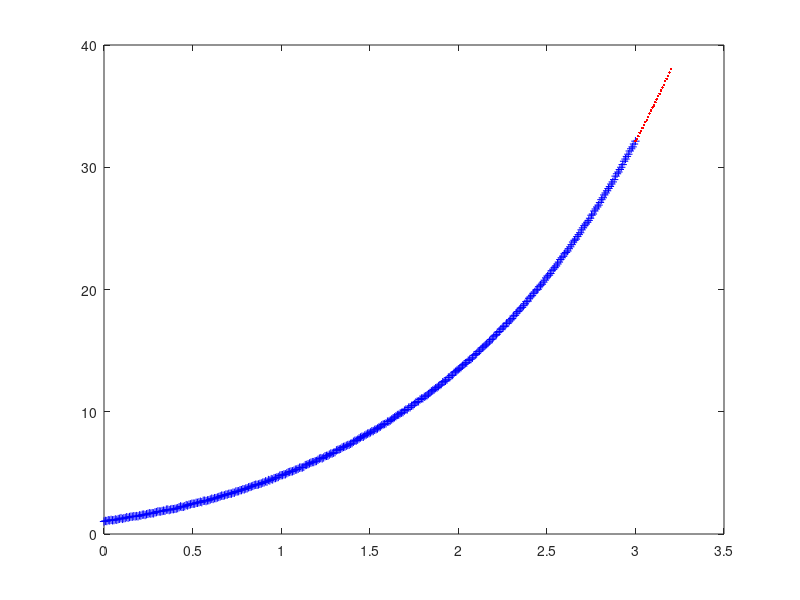

Reproduce this figure in MATLAB.
clc
clear

#creates data for testing ml algorithm (Non linear) 

x = 0:0.008:3;
len = size(x);
ra = rand(len(1),len(2));

y =  x.^2 + exp(x)+ x + 0.1* ra;

plot(x,y,"b+")

data = [x' y'];
csvwrite("trainsindata.csv",data)
hold on 
m = 3:0.008:3.2;
len2 = size(m);
ra2 = rand(len2(1),len2(2))
n =  m.^2 + exp(m)+ m + 0.1* ra2;
plot(m,n,".r")
data2 = [m' n'];
csvwrite("testdata.csv",data2)
